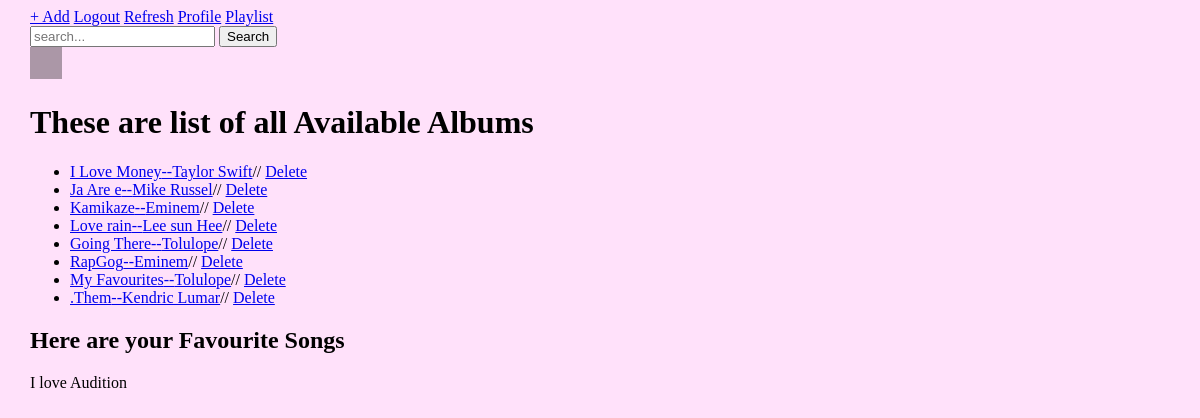
Page /home/albums/ (signed in) on the committed database.
### tutorials/models.py (models this page shows, shortened)
class Profile(models.Model):
    user = models.OneToOneField(
        settings.AUTH_USER_MODEL,
        on_delete=models.CASCADE,
    )
    profile_image = models.FileField(default='anonymous1.png')

class Album(models.Model):
    user = models.ForeignKey(User, on_delete=models.CASCADE,default=1)
    artist = models.CharField(max_length=100,help_text='Enter your artist name here')
    album_title = models.CharField(max_length=100)
    genre = models.CharField(max_length=100)
    album_logo = models.FileField(upload_to='media')
    objects = SearchModelManager()

class Song(models.Model):
    album = models.ForeignKey(Album, on_delete=models.CASCADE)
    real_song = models.FileField(upload_to='music', default='/media/music/leesun.mp3', help_text='Hint: Files must be MP3 or MP4')
    file_type = models.CharField(choices=AUDIO_FORMAT, default='MPEG3', max_length=100)
    song_title = models.CharField(max_length=100)
    is_favourite = models.BooleanField(default=False)
    objects = SearchSongModelManager()

### tutorials/views.py (the view)
# urls.py: path('albums/', views.index, name='index'),
@login_required
def index(request):
    query_value = request.GET.get('q')
    if query_value:
        albums = Album.objects.get_search(query_value).filter(user=request.user)
        songs = Song.objects.get_search(query_value).filter(album__user=request.user)
    else:
        albums = Album.objects.filter(user=request.user)
        songs = []
    favourite_songs = Song.objects.is_favourite(request.user)
    user = request.user
    context = {'albums': albums, 'songs': songs, 'favourites': favourite_songs,'user':user}
    return render(request, 'tutorials/index.html', context)

### tutorials/models.py (called while the page is built)
    def get_queryset(self):
        return customqueryset(self.model,using=self.db)

    def get_queryset(self):
        return customsongqueryset(self.model,using=self.db)

    def is_favourite(self, userid):
        return self.filter(is_favourite=True).filter(album__user=userid)

### tutorials/templates/tutorials/index.html (shortened to what this page needs)
{% extends 'tutorials/base.html' %}
{% block body %}
    <a href="{% url 'form'%}"> + Add</a> <a href="{% url 'logout' %}">Logout</a> <a href="{% url 'index' %}">Refresh</a>
    <a href="{% url 'view_profile' %}">Profile</a>
    <a href="{% url 'playlist' %}">Playlist</a>
    <form method="get">
        <input type="text" name="q"  placeholder="search..."/>
        <input type="submit" value="Search"/>
    </form>
    <img src="{{ user.profile.profile_image.url }}"/>
    {% if albums %}
        <h1>These are list of all Available Albums</h1>
        <ul>
        {% for album in albums %}
           <li> <a href="{% url 'details' album.id %}">{{ album.album_title }}--{{ album.artist }}</a>// <a href="{% url 'delete' album.id %}">Delete</a> </li>
        {% endfor %}
        </ul>
    {% else %}
        <h3>You dont have any albums yet</h3>
    {% endif %}
    <h2>Here are your Favourite Songs</h2>
    {% for favourite in favourites %}
        {{ favourite.song_title }}<br>
    {% endfor %}
{% endblock %}

### tutorials/static/tutorials/styles.css (style rules this page uses)
body { background-color: rgba(255, 129, 234, 0.23); }

### rows in the picture
Album: album_title "I Love Money", artist "Taylor Swift"
Album: album_title "Ja Are e", artist "Mike Russel"
Album: album_title "Kamikaze", artist "Eminem"
Album: album_title "Love rain", artist "Lee sun Hee"
Album: album_title "Going There", artist "Tolulope"
Album: album_title "RapGog", artist "Eminem"
Album: album_title "My Favourites", artist "Tolulope"
Album: album_title ".Them", artist "Kendric Lumar"
Song: song_title "I love Audition"
